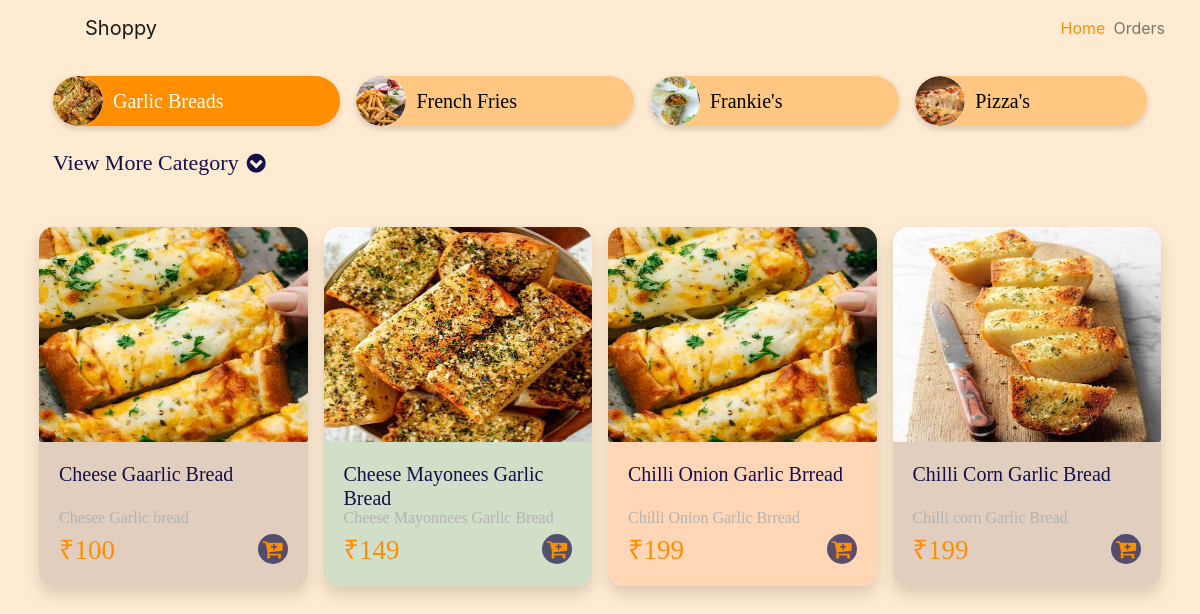
The page / on the database its author committed.
### app/models.py (models this page shows, shortened)
class Categories(models.Model):
    name = models.CharField(max_length=50)
    image = models.ImageField(upload_to="uploades/categories/")
    @staticmethod
    def get_all_categories():
        return Categories.objects.all()

class Products(models.Model):
    name = models.CharField(max_length=50)
    price = models.IntegerField(default=0)
    description = models.CharField(max_length=200, default="")
    category = models.ForeignKey(Categories, on_delete=models.CASCADE, default=1)
    image = models.ImageField(upload_to="uploades/products/")
    preparationTime=models.CharField(max_length=50,default=0)
    @staticmethod
    def get_all_products_by_id(categoryId):
        if categoryId:
            return Products.objects.filter(category=categoryId)
        else:
            return Products.objects.all()

### app/views.py (the view)
# urls.py: path('',views.productView,name='/' ),
def productView(request):
    product = None
    categories = Categories.get_all_categories()
    categoryId = request.GET.get("category")
    if categoryId:
        categoryId = int(categoryId)
        product = Products.get_all_products_by_id(categoryId)
    else:
        categoryId = int(categories[0].id)
        product = Products.get_all_products_by_id(categoryId)
    dataJSON = serializers.serialize('json',product)
    return render(
        request,
        "products.html",
        {
            "products": product,
            "jsonProducts":dataJSON,
            "categories": categories,
            "selectedCategoryId": categoryId,
        },
    )

### templates/products.html (shortened to what this page needs)
{% extends 'base.html' %} {% block container %}
<div class="container category-container">
  <div class="d-flex flex-wrap my-3">
    {% for category in categories%}
    <a
      class="{% if forloop.counter > 4 %} d-none {% else %} m-1 category d-flex flex-row flex-grow-1 align-items-center mx-2 {% if selectedCategoryId == category.id %} active-class {% else %} {% endif %} {% endif %}"
      href="?category={{category.id}}"
      disabled="{% if selectedCategoryId == category.id %}disabled{% else %} {% endif %}"
    >
      <div class="circle d-flex justify-content-center align-items-center">
        <img
          src="{{category.image.url}}"
          class="category-img animation-element img-fluid"
          alt="..."
        />
      </div>
      <div class="d-flex justify-content-center align-items-center">
        <h5 class="category-name">{{category.name}}</h5>
      </div>
    </a>
    {% endfor %}
  </div>
  <p
    class="collapseCategory collapsed px-2 {% if categories.count > 4 %} d-block {% else %} d-none {% endif %}"
    data-toggle="collapse"
    aria-expanded="{% if selectedCategoryId > 4 %} true {% else %} false {% endif %}"
    data-target="#categoryCollapse"
  >
    <span
      class="moreCategory align-items-center {% if selectedCategoryId > 4 %} d-none {% else %} d-flex {% endif %}"
    >
      View More Category <i class="mx-2 fa fa-chevron-circle-down"></i>
    </span>
  </p>
</div>
<div class="container p-3 mb-5">
  <div class="row my-3">
    {% for product in products%}
    <div class="col-6 col-sm-6 col-md-3 col-lg-3 col-xl-3 item pb-3 px-2 item">
      <div class="card shadow product">
        <div class="d-flex justify-content-center">
          <img
            src="{{product.image.url}}"
            class="card-img-top animation-element img-fluid card-img"
            alt="..."
          />
        </div>
        <div class="card-body">
          <div>
            <h5 class="item-title1">{{product.name}}</h5>
            <p class="item-description mb-1">{{product.description}}</p>
          </div>
          <div>
            <div class="row m-0">
              <div class="col-6 p-0 d-flex align-items-center">
                <h1 class="item-price d-flex align-items-center mb-0 pb-0">
                  ₹{{product.price}}
                </h1>
              </div>
              <div class="col-6 d-flex justify-content-center p-0">
                <div class="ml-auto">
                  <div
                    onclick="addToCart({{product.id}})"
                    class="itemsquare d-flex justify-content-center align-items-center"
                    style="height: 30px; width: 30px"
                  >
                    <i class="fa fa-cart-plus"></i>
                  </div>
                </div>
              </div>
            </div>
          </div>
        </div>
      </div>
    </div>
    {% endfor %}
  </div>
</div>
{%endblock%}

### templates/base.html (shortened to what this page needs)
<!DOCTYPE html>
<html lang="en">
  <head>
    <link
      rel="stylesheet"
      href="https://stackpath.bootstrapcdn.com/bootstrap/4.1.3/css/bootstrap.min.css"
    />
    <link
      rel="stylesheet"
      href="https://stackpath.bootstrapcdn.com/font-awesome/4.7.0/css/font-awesome.min.css"
    />
  </head>
  <body>
    <nav class="navbar navbar-light">
      <div class="container-fluid">
        <a class="navbar-brand d-flex align-items-center" href="#">
          <span class="mx-1">Shoppy</span>
        </a>
        <div class="">
          <ul class="navbar-nav d-flex flex-row">
            <li class="nav-item mx-1">
              <a class="nav-link active" aria-current="page" href="#">Home</a>
            </li>
            <li class="nav-item mx-1">
              <a class="nav-link" href="#">Orders</a>
            </li>
          </ul>
        </div>
      </div>
    </nav>
    {% block container %}{% endblock %}
  </body>
</html>

### templates/base.html (style rules this page uses)
body { background: #ffd39c73; }
.nav-link.active { color: #ff8e00 !important; }
.category.active-class { background: #ff8e00 !important; box-shadow: 0 3px 6px rgba(0, 0, 0, 0.16) !important; }
.collapseCategory { color: #130f49; font-size: 22px; font-family: MuliBOld; }
.category-name { margin: 0; color: black; font-size: 20px; padding: 0 10px; font-family: MuliBOld; text-align: center; word-break: break-word; overflow: hidden; }
.category-container { overflow: auto; background: #ffebd2; position: sticky; top: -3px; z-index: 1; }
.active-class .category-name { color: white; }
.category { min-width: fit-content; display: flex !important; background-color: #ff8e0063; border-radius: 100px; box-shadow: 0 3px 6px rgba(0, 0, 0, 0.16) !important; cursor: pointer; text-decoration: none !important; -webkit-border-radius: 100px; -moz-border-radius: 100px; -ms-border-radius: 100px; -o-border-radius: 100px; flex-direction: row !important; align-items: center !important; }
a[disabled="disabled"] { pointer-events: none; }
.circle { height: 50px; width: 50px; background-color: rgb(255, 255, 255); border-radius: 64px; overflow: hidden; -webkit-border-radius: 64px; -moz-border-radius: 64px; -ms-border-radius: 64px; -o-border-radius: 64px; }
.category-img { height: 100% !important; width: 100% !important; border-radius: 50px; }
.fa-cart-plus { color: #ff8e00; font-size: 22px; }
.itemsquare { cursor: pointer; border-radius: 50px; padding: 10px; background: #19164ab5; }
.card-img { width: 200px; background-size: cover; width: -webkit-fill-available; max-height: 215px; min-height: 215px; border-top-right-radius: 15px; border-top-left-radius: 15px; }
.animation-element { animation: zoominoutsinglefeatured 0.7s ease-out; }
.item-title1 { color: #130f49; font-family: MuliBold; height: 36px; }
.item-description { color: #b2b2b2; font-size: 16px; font-family: MuliRegular; text-overflow: ellipsis; white-space: nowrap; overflow: hidden; }
.item > .card { border: none !important; border-radius: 15px !important; -webkit-border-radius: 15px !important; -moz-border-radius: 15px !important; -ms-border-radius: 15px !important; -o-border-radius: 15px !important; }
.item:nth-child(3n + 0) > .product { background-color: #ffc7a391 !important; }
.item:nth-child(3n + 1) > .product { background-color: #dbc7b9cc !important; }
.item:nth-child(3n + 2) > .product { background-color: #4abcac40 !important; }
.item-price { color: #ff8e00; font-size: 27px; font-family: MuliBold; }

### rows shown on the page
Categories: image (picture), name "Garlic Breads"
Categories: image (picture), name "French Fries"
Categories: image (picture), name "Frankie's"
Categories: image (picture), name "Pizza's"
Products: image (picture), name "Cheese Gaarlic Bread", description "Chesee Garlic bread", price "100"
Products: image (picture), name "Cheese Mayonees Garlic Bread", description "Cheese Mayonnees Garlic Bread", price "149"
Products: image (picture), name "Chilli Onion Garlic Brread", description "Chilli Onion Garlic Brread", price "199", {{ product.id }} 30 (drawn)
Products: image (picture), name "Chilli Corn Garlic Bread", description "Chilli corn Garlic Bread", price "199"
